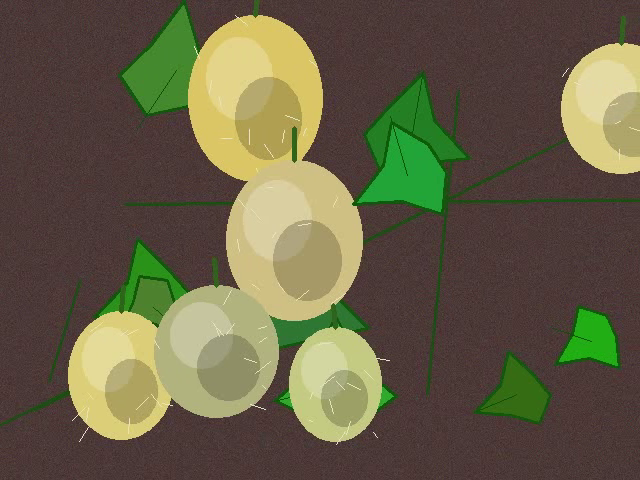
#> input picture frame 6 of data/video.mp4, 640 x 480 px, given in place of the camera
$ python p4_kamera_realtime.py
#> lines starting #> are read from the running program, lines starting #| are printed output that depends on the picture
"""
Praktikum 4: Kamera real-time.
- Membuka kamera webcam default (cv2.VideoCapture(0)).
- Menyediakan fallback ke video/simulasi jika perangkat kamera fisik tidak tersedia.
- Menampilkan resolusi, frame rate, dan status real-time.
- Tekan 'q' untuk keluar atau 's' untuk menyimpan frame.
- Menyimpan frame tangkapan ke hasil/p4_kamera.png sebagai bukti pengujian.
"""

import os
import sys
import time
import cv2

def main():
    print("=" * 50)
    print("PRAKTIKUM 4: KAMERA REAL-TIME")
    print("=" * 50)

    camera_index = 0
    cap = cv2.VideoCapture(camera_index)
    using_fallback = False

    # Verifikasi apakah kamera fisik dapat dibuka
    if not cap.isOpened():
        print(f"Peringatan: Kamera default (index {camera_index}) tidak dapat diakses.")
        fallback_video = "data/video.mp4"
        if os.path.exists(fallback_video):
            print(f"Mengalihkan sumber ke simulasi video real-time: {fallback_video}")
            cap = cv2.VideoCapture(fallback_video)
            using_fallback = True
        else:
            print("Video fallback tidak ditemukan. Membuat frame simulasi kamera.")

    # Atur resolusi kamera jika kamera fisik aktif
    if not using_fallback and cap.isOpened():
        cap.set(cv2.CAP_PROP_FRAME_WIDTH, 640)
        cap.set(cv2.CAP_PROP_FRAME_HEIGHT, 480)

    os.makedirs("hasil", exist_ok=True)
    captured_frame = None
    frame_count = 0
    start_time = time.time()

    print("Kamera aktif. Tekan 'q' pada jendela tampilan untuk keluar.")
    print("Tekan 's' untuk menyimpan frame.")

    # Loop penangkapan frame
    while True:
        if cap.isOpened():
            ret, frame = cap.read()
#> frame is the input picture: shape (480, 640, 3); mean B, G, R 69.6, 95.2, 102
            if not ret:
                # Jika video simulasi selesai, loop kembali
                if using_fallback:
                    cap.set(cv2.CAP_PROP_POS_FRAMES, 0)
                    ret, frame = cap.read()
                if not ret:
                    break
        else:
            # Fallback frame simulasi jika tidak ada kamera
            ret = True
            frame = cv2.imread("data/sample.jpg")
            if frame is None:
                import numpy as np
                frame = np.zeros((480, 640, 3), dtype=np.uint8)

        frame_count += 1
        elapsed = time.time() - start_time
        fps = frame_count / elapsed if elapsed > 0 else 30.0

        # Tambahkan overlay status pada frame
        display_frame = frame.copy()
        status_text = f"Kamera {'Simulasi' if using_fallback or not cap.isOpened() else 'Webcam'} | FPS: {fps:.1f} | Frame: {frame_count}"
        cv2.putText(display_frame, status_text, (15, 30), cv2.FONT_HERSHEY_SIMPLEX, 0.6, (0, 255, 0), 2)
        cv2.putText(display_frame, "Tekan 'q' untuk keluar, 's' simpan", (15, 60), cv2.FONT_HERSHEY_SIMPLEX, 0.5, (255, 255, 255), 1)
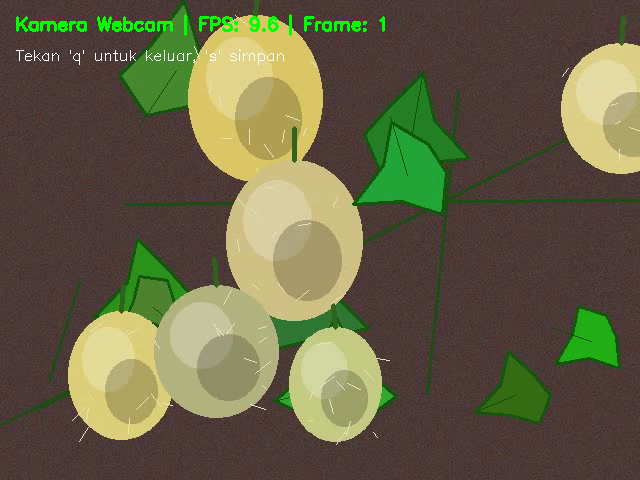
#> display_frame: shape (480, 640, 3); mean B, G, R 69.4, 96.7, 101.5

        captured_frame = display_frame

        # Tampilkan jendela jika GUI didukung
        try:
            cv2.imshow("Praktikum 4 - Kamera Real-Time", display_frame)
            key = cv2.waitKey(1) & 0xFF
#> (key q is pressed here)
            if key == ord('q'):
                print("Pengguna menghentikan streaming kamera ('q').")
                break
            elif key == ord('s'):
                cv2.imwrite("hasil/p4_kamera.png", captured_frame)
                print("Frame berhasil disimpan secara manual.")
        except cv2.error:
            # Mode headless / tanpa display window
            if frame_count >= 10:
                print("Lingkungan headless terdeteksi, 10 frame berhasil diproses.")
                break

        # Otomatis selesai setelah beberapa frame jika di terminal non-interaktif
        if not sys.stdin.isatty() and frame_count >= 15:
            break

    if cap.isOpened():
        cap.release()
    try:
        cv2.destroyAllWindows()
    except Exception:
        pass

    # Simpan tangkapan frame terakhir ke hasil/p4_kamera.png
    if captured_frame is not None:
        output_path = "hasil/p4_kamera.png"
        cv2.imwrite(output_path, captured_frame)
        print("=" * 50)
        print(f"Tangkapan kamera real-time disimpan ke: {output_path}")
        print("=" * 50)

if __name__ == "__main__":
    main()

$ run again, starting later in the video
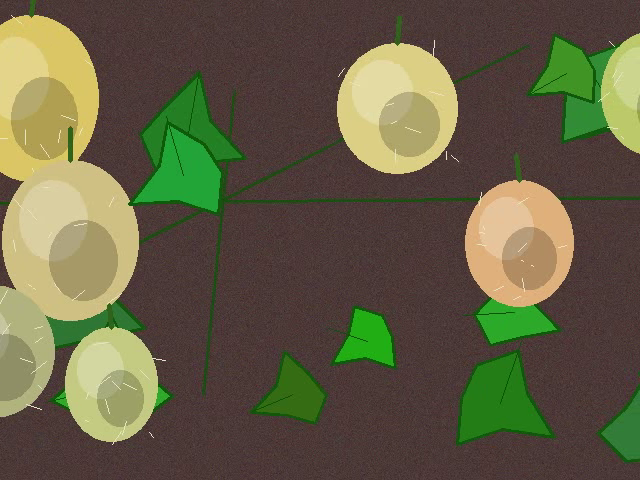
#> input picture frame 27 of data/video.mp4, 640 x 480 px, given in place of the camera
#> in main, frame is the input picture: shape (480, 640, 3); mean B, G, R 68.2, 94.8, 100
#> in main, `cv2.putText(display_frame, "Tekan 'q' untuk keluar, 's' simpan", (15, ..`:
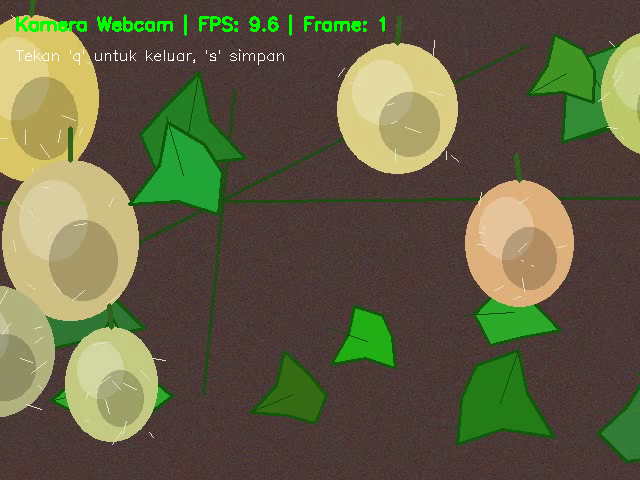
#> display_frame: shape (480, 640, 3); mean B, G, R 68.1, 96.4, 99.5

$ run again, starting later in the video
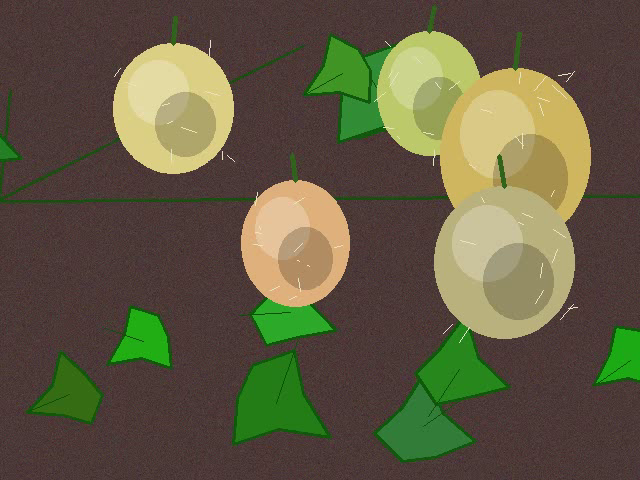
#> input picture frame 48 of data/video.mp4, 640 x 480 px, given in place of the camera
#> in main, frame is the input picture: shape (480, 640, 3); mean B, G, R 66, 90.7, 97.3
#> in main, `cv2.putText(display_frame, "Tekan 'q' untuk keluar, 's' simpan", (15, ..`:
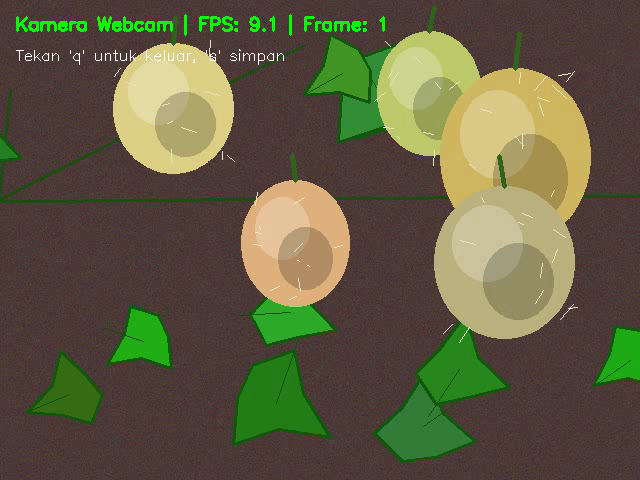
#> display_frame: shape (480, 640, 3); mean B, G, R 65.9, 92.3, 97
